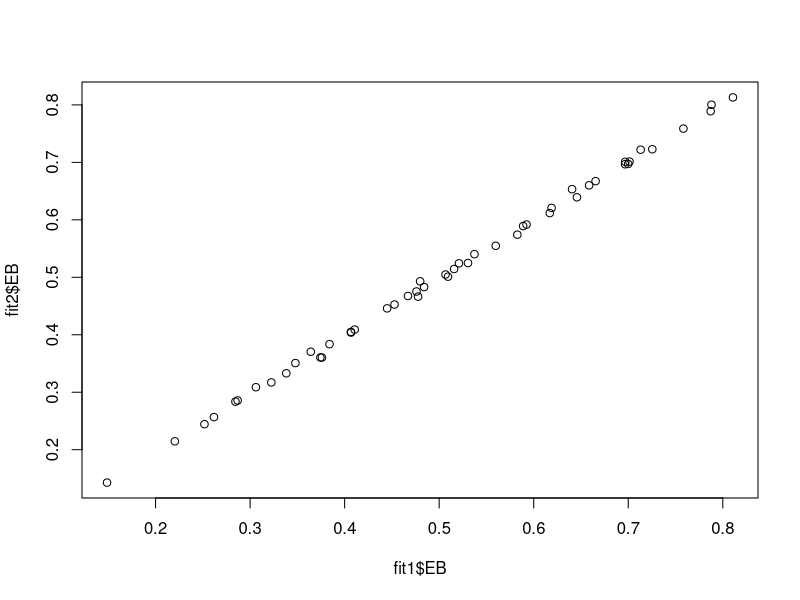

The R source for this figure:
#=======================================================================
#  R code for 
#   "Small Area Estimation via Unmatched Sampling and Linking Models"
#
#       By Shonosuke Sugasawa, Tatsuya Kubokawa and J. N. K. Rao
#=======================================================================

# ABBREVIATIONS
# USLM: unmatched sampling and linking model
# GH: Gauss-Hermite 
# MSE: mean squared error
# MH: Metropolis-Hastings


#-----------------------------------------------------------------------
#  Functions for fitting parametric USLM 
#-----------------------------------------------------------------------

# Function: USLM
#
# INPUT:
# y: A vector of responce variables.
# X: A matrix of covariates whose column vectors have the same dimension as y.
# Di: A vector of sampling variances.
# link: A link function chosen from "exp" (exponetial link) or "logit" (logit link). 
#       The default is "exp".
# n: The number of GH quadrature. The default value is 100.
# dd: A small positive value. The EM algorithm is terminated if the relative 
#     difference is smaller than this value. Default value is 0.0001
# Init: A vector of initial parameter values. The default is NA in which the 
#     initial vlaues are set to A=1 and 0 for regression coeffieicnts.
#
# OUTPUT: 
# Est: A vector of estimates of model parameters.
# EB: A vector of empirical Bayes estimates.
# AEB: A vector of approximate empirical Bayes estimates.


USLM=function(y,X,Di,link="exp",n=100,dd=0.0001,Init=NA){
  library(statmod)
  m=length(y); p=dim(X)[2]
  if(link=="exp"){ Ln=function(x){ exp(x) } }
  if(link=="logit"){ Ln=function(x){ exp(x)/(1+exp(x)) } }
  if(is.na(Init[1])){ Init=c(rep(0,p),1) }
  
  Pred=function(para){
    rr=gauss.quad(n,kind="hermite")
    ww=rr$weights/sqrt(pi); u=rr$nodes
    beta=para[1:p]; A=para[p+1]; mu=as.vector(X%*%beta)
    z=t(matrix(rep(u,m),n,m)); U=sqrt(2)*sqrt(A)*z+mu
    th=Ln(U); Den=t(exp(-(2*Di)^(-1)*(y-th)^2))
    pv=apply(t(th)*Den*ww,2,sum)/apply(Den*ww,2,sum)
    return(pv)
  }
  
  Approx.Pred=function(para){
    beta=para[1:p]; A=para[p+1]; mu=as.vector(X%*%beta)
    v.ast=c()
    for(i in 1:m){
      pos=function(v){ v^2/A+(y[i]-Ln(mu[i]+v))^2/Di[i] }
      v.ast[i]=optimize(f=pos,interval=c(-100,100))$minimum
    }
    return(Ln(mu+v.ast))
  }
  
  E.step=function(para){
    rr=gauss.quad(n,kind="hermite")
    ww=rr$weights/sqrt(pi); u=rr$nodes
    beta=para[1:p]; A=para[p+1]; mu=as.vector(X%*%beta)
    z=t(matrix(rep(u,m),n,m)); U=sqrt(2)*sqrt(A)*z+mu
    th=Ln(U); Den=t(exp(-(2*Di)^(-1)*(y-th)^2))
    I1=apply(t(U)*Den*ww,2,sum)/apply(Den*ww,2,sum)
    I2=apply(t(U^2)*Den*ww,2,sum)/apply(Den*ww,2,sum)
    return(cbind(I1,I2))
  }
  
  beta=Init[1:p]; A=Init[p+1]
  d=1
  while(d>dd){
    Int=E.step(c(beta,A))
    int1=Int[,1]; int2=Int[,2]
    new.beta=solve(t(X)%*%X)%*%t(X)%*%int1
    new.A=mean(int2-2*X%*%new.beta*int1+(X%*%new.beta)^2)
    d=sum(abs(c(new.beta-beta,new.A-A)))/(sum(abs(c(beta,A)))+0.0001)
    beta=new.beta; A=max(new.A,0)
  }
  
  Est=c(beta,A); names(Est)=c(paste0("beta",0:(p-1)),"A")
  EB=Pred(Est); AEB=Approx.Pred(Est)
  Result=list(Est,EB,AEB); names(Result)=c("Est","EB","AEB")
  return(Result)
}






#-----------------------------------------------------------------------
#  Functions for estimating area-specific MSE in parametric USLM 
#-----------------------------------------------------------------------

# Function: mseUSLM
#
# INPUT:
# y: A vector of responce variables.
# X: A matrix of vovariates whose column vectors have the same dimension as y.
# Di: A vector of sampling variances.
# link: A link function chosen from "exp" (exponetial link) or "logit" (logit link). 
#     The default is "exp".
# n: The number of GH quadrature. The default value is 100.
# dd: A small positive value. The EM algorithm is terminated if the relative 
#     difference is smaller than this value. Default value is 0.0001
# Init: A vector of initial parameter values. The default is NA in which the 
#     initial vlaues are set to A=1 and 0 for regression coeffieicnts.
# mc: The number of Monte Carlo samples used for computing the leading term of MSE.
#     The default value is 1000
# B: The number of bootstrap samples for MSE
#
# OUTPUT: A vector of MSE estimates.

mseUSLM=function(y,X,Di,link="exp",n=100,dd=0.0001,Init=NA,mc=1000,B=100){
  library(statmod)
  rr=gauss.quad(n,kind="hermite")
  ww=rr$weights/sqrt(pi); u=rr$nodes
  
  m=length(y); p=dim(X)[2]
  if(link=="exp"){ Ln=function(x){ exp(x) } }
  if(link=="logit"){ Ln=function(x){ exp(x)/(1+exp(x)) } }
  if(is.na(Init[1])){ Init=c(rep(0,p),1) }
  
  pred1=function(y,para){
    beta=para[1:p]; A=para[p+1]; mu=as.vector(X%*%beta)
    z=t(matrix(rep(u,m),n,m)); th=Ln(sqrt(2)*sqrt(A)*z+mu)
    Den=t(exp(-(2*Di)^(-1)*(y-th)^2))
    pv=apply(t(th)*Den*ww,2,sum)/apply(Den*ww,2,sum)
    return(pv)
  }
  
  pred2=function(yy,num,para){
    len=length(yy)
    beta=para[1:p]; A=para[p+1]
    mu=(X%*%beta)[num]; DD=Di[num]
    z=t(matrix(rep(u,len),n,len)); th=Ln(sqrt(2)*sqrt(A)*z+mu)
    Den=t(exp(-(2*DD)^(-1)*(yy-th)^2))
    pv=apply(t(th)*Den*ww,2,sum)/apply(Den*ww,2,sum)
    return(pv)
  }
  
  T1=function(para){
    beta=para[1:p]; A=para[p+1]; mu=X%*%beta
    val=c()
    for(i in 1:m){
      th=Ln(sqrt(A)*rnorm(mc)+mu[i])
      yy=th+rnorm(mc,0,sqrt(Di[i]))
      BP=pred2(yy,i,para)
      val[i]=mean((BP-th)^2)
    }
    return(val)
  }
  
  est=USLM(y,X,Di,link=link,n=n,dd=dd,Init=Init)[[1]]
  hbeta=est[1:p]; hA=est[p+1]
  hmu=as.vector(X%*%hbeta)
  T1.boot=matrix(NA,B,m); T2.boot=matrix(NA,B,m)
  for(b in 1:B){
    yb=Ln(hmu+rnorm(m,0,sqrt(hA)))+rnorm(m,0,sqrt(Di))
    boot.est=USLM(yb,X,Di,link=link,n=n,dd=dd,Init=Init)[[1]]
    T2.boot[b,]=(pred1(yb,boot.est)-pred1(yb,est))^2
    T1.boot[b,]=T1(boot.est)
  }
  
  MSE=2*T1(est)-apply(na.omit(T1.boot),2,mean)+apply(na.omit(T2.boot),2,mean)
  MSE=ifelse(MSE>0,1,0)*MSE
  return(MSE)
}




#-----------------------------------------------------------------------
#  Functions for fitting USLM with P-spline 
#-----------------------------------------------------------------------

# Function: spUSLM
#
# INPUT:
# y: A vector of responce variables.
# X: A matrix of vovariates whose column vectors have the same dimension as y.
# Di: A vector of sampling variances.
# link: A link function chosen from "exp" (exponetial link) or "logit" (logit link). 
#       The default is "exp".
# dd: A small positive value. The EM algorithm is terminated if the relative 
#     difference is smaller than this value. Default value is 0.0001
# Init: A vector of initial parameter values. The default is NA in which the 
#     initial vlaues are set to A=1 and 0 for regression coeffieicnts.
# mc: The initial number of Monte Carlo samples used in E-step. The default value is 3000.
# burn: The number of burn-in period in E-step. The default value is 2000.
# band: The value of a stap-size in MH update in E-step. The default value is 0.3.
#
# OUTPUT: 
# Est: A vector of estimates of model parameters.
# EB: A vector of empirical Bayes estimates.
# AEB: A vector of approximate empirical Bayes estimates.
# Gamma: A vector of estimates of gamma (coefficients of spline terms).


spUSLM=function(y,X,Z,Di,link="exp",dd=0.005,Init=NA,mc=3000,burn=2000,band=0.3){
  library(MASS)
  library(MCMCpack)
  m=length(y); p=dim(X)[2]; K=dim(Z)[2]
  if(link=="exp"){ Ln=function(x){ exp(x) } }
  if(link=="logit"){ Ln=function(x){ exp(x)/(1+exp(x)) } }
  if(is.na(Init[1])){ Init=c(rep(0,p),1,1) }
  
  approx=function(para){
    beta=para[1:p]; A=para[p+1]; tau=para[p+2]
    mu=as.vector(X%*%beta)
    v.ast=rep(0,m); gam.ast=rep(0,K)
    d=1; count=1
    while(d>dd){
      old=v.ast
      mu2=as.vector(Z%*%gam.ast)
      for(i in 1:m){
        pos.v=function(a){ a^2/A+(y[i]-Ln(mu[i]+mu2[i]+a))^2/Di[i] }
        v.ast[i]=optim(par=0,fn=pos.v,method="BFGS")$par
      }
      pos.gam=function(a){ sum(a^2)/tau^2+sum((y-Ln(mu+Z%*%a+v.ast))^2/Di) }
      gam.ast=optim(par=gam.ast,fn=pos.gam,method="BFGS")$par
      d=sum(abs(v.ast-old))/sum(abs(old))
    }
    return(list(v.ast,gam.ast))
  }
  
  logdens.u=function(u,beta,A,gam){
    val=-0.5*(y-Ln(u))^2/Di-0.5*(u-X%*%beta-Z%*%gam)^2/A
    return(as.vector(val))
  }
  
  tr=function(mat){ sum(diag(mat)) }
  
  beta=Init[1:p]; A=Init[p+1]; tau=Init[p+2]
  d=1; count=1
  while(d>dd){
    if(count>30){ mc=mc+500 }
    gam.pos=matrix(NA,mc,K); u.pos=matrix(NA,mc,m); e.pos=matrix(NA,mc,m)
    gam.pos[1,]=rep(0,K); u.pos[1,]=rep(0,m)
    mat=solve(t(Z)%*%Z/A+diag(K)/tau^2)
    for(k in 2:mc){
      uu=u.pos[k-1,]
      gam.pos[k,]=mvrnorm(1,mat%*%t(Z)%*%(uu-X%*%beta)/A,mat)
      ggam=gam.pos[k,]
      prop=uu+rnorm(m,0,band)
      prob1=logdens.u(uu,beta,A,ggam); prob2=logdens.u(prop,beta,A,ggam)
      rr=exp(prob2-prob1)
      for(i in 1:m){ rr[i]=min(1,rr[i]) }
      ch=rbinom(m,1,rr)
      u.pos[k,]=uu+ch*(prop-uu)
      e.pos[k,]=u.pos[k,]-Z%*%gam.pos[k,]
    }
    om=(1:burn)
    uu=u.pos[-om,]; gg=gam.pos[-om,]; ee=e.pos[-om,]
    
    new.beta=solve(t(X)%*%X)%*%t(X)%*%apply(ee,2,mean)
    hmu=as.vector(X%*%new.beta)
    
    V1=c(); V2=c()
    for(k in 2:mc){ 
      V1[k]=sum((e.pos[k,]-hmu)^2)
      V2[k]=sum((gam.pos[k,])^2)
    }
    
    v1=mean(V1[-om]); v2=mean(V2[-om])
    new.A=v1/m; new.tau=sqrt(v2/K)
    d=sum(abs(c(new.beta-beta,new.A-A,new.tau-tau)))/(sum(abs(c(beta,A,tau)))+0.0001)
    beta=new.beta; A=new.A; tau=new.tau
    count=count+1
  }
  Est=c(beta,A,tau); names(Est)=c(paste0("beta",0:(p-1)),"A","tau")
  
  gam.pos=matrix(NA,mc,K); u.pos=matrix(NA,mc,m)
  gam.pos[1,]=rep(0,K); u.pos[1,]=rep(0,m)
  mat=solve(t(Z)%*%Z/A+diag(K)/tau^2)
  
  for(k in 2:mc){
    uu=u.pos[k-1,]
    ggam=mvrnorm(1,mat%*%t(Z)%*%(uu-X%*%beta)/A,mat)
    gam.pos[k,]=ggam
    prop=uu+rnorm(m,0,band)
    prob1=logdens.u(uu,beta,A,ggam); prob2=logdens.u(prop,beta,A,ggam)
    rr=exp(prob2-prob1)
    for(i in 1:m){ rr[i]=min(1,rr[i]) }
    ch=rbinom(m,1,rr)
    u.pos[k,]=uu+ch*(prop-uu)
  }
  uu=u.pos[-om,]; gg=gam.pos[-om,]
  
  EB=apply(Ln(uu),2,mean)
  gamh=apply(gg,2,mean)
  res=approx(Est)
  AEB=as.vector(Ln(X%*%beta+Z%*%res[[2]]+res[[1]]))
  Result=list(Est,EB,AEB,gamh); names(Result)=c("Est","EB","AEB","Gamma")
  return(Result)
}



#-----------------------------------------------------------------------
#  Example
#-----------------------------------------------------------------------
set.seed(1)

m=50
x1=runif(m,1,3); x2=runif(m,-1,1)
X=cbind(1,x1,x2)
Di=runif(m,0,0.05)

beta=c(-2,1,0.5); A=0.7
mu=as.vector(X%*%beta)

logit=function(x){ exp(x)/(1+exp(x)) }
th=logit(mu+sqrt(A)*rnorm(m))
y=th+sqrt(Di)*rnorm(m)
y

fit1=USLM(y,X,Di,link="logit")
fit1$Est
fit1$EB
fit1$AEB

mseUSLM(y,X,Di,link="logit",B=100)



K=10
Kappa=kmeans(X[,-1],K)$centers
Z=matrix(NA,m,K)
for(j in 1:K){
  for(i in 1:m){ 
    r=sqrt(sum((X[i,-1]-Kappa[j,])^2))
    Z[i,j]=exp(-0.5*r^2/(0.5)^2)
  }
}

fit2=spUSLM(y,X,Z,Di,link="logit")
fit2$Est
fit2$EB

plot(fit1$EB,fit2$EB)
